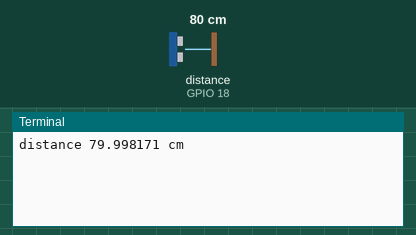
Simulated run of this program. Board: Raspberry Pi (BCM pin numbers). On the bench: the last lines printed to the terminal. Inputs (shaded band) come from the test bench; at power-on: distance to the obstacle (sensor on GPIO 18) 80 cm. The echo pulse lasts 58.3 µs per cm; the clock reads 2024-03-15 10:24:30 at power-on unless the program sets it.

Above: at 1.2 s.
1.3 s: distance to the obstacle (sensor on GPIO 18) set to 2 cm
At 2.3 s:
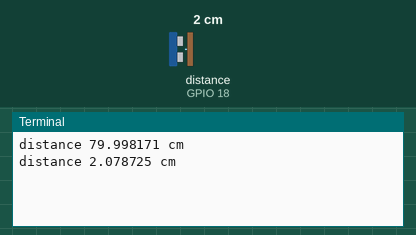
2.8 s: distance to the obstacle (sensor on GPIO 18) set to 4 cm
At 4.1 s:
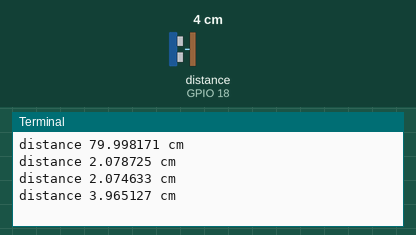
Timing chart, 0 to 5.8 s (numbered marks = the images above; inputs shaded):
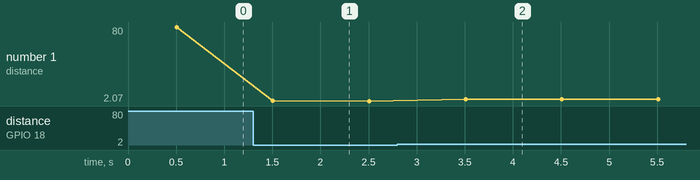

Measured:
- after the input at 1.3 s, the terminal: prints a new line after 0.21 s (image 1)
- after the input at 2.8 s, the terminal: prints a new line after 0.71 s (image 2)
- plotted number 1: 80 → 2.07 after the input at 1.3 s, 2.07 → 3.97 after the input at 2.8 s

The program:

sensor.py
```python
import RPi.GPIO as GPIO
import time

GPIO.setmode(GPIO.BCM)
GPIO.setwarnings(False)

pinTrigger = 17
pinEcho = 18

GPIO.setup(pinTrigger, GPIO.OUT)
GPIO.setup(pinEcho, GPIO.IN)

try:
    while True:
        GPIO.output(pinTrigger, 0)
        time.sleep(0.5)  # allow to settle
        # send pulse to trigger
        GPIO.output(pinTrigger, 1)
        time.sleep(0.00001) # 10 us
        GPIO.output(pinTrigger, 0)
        start_time = time.time()
        # reset start time until echo is taken high
        while GPIO.input(pinEcho) == 0:
            start_time = time.time()

        # stop when echo pin is no longer high
        while GPIO.input(pinEcho) == 1:
            stop_time = time.time()
            if stop_time - start_time >= 0.04:
                print("Too close!")
                stop_time = start_time
                break

        elapsed_time = stop_time - start_time
        distance = elapsed_time *34326 / 2  # in cm
        print("distance %f cm" % distance)
        time.sleep(0.5)

except KeyboardInterrupt:
    GPIO.cleanup()
```
